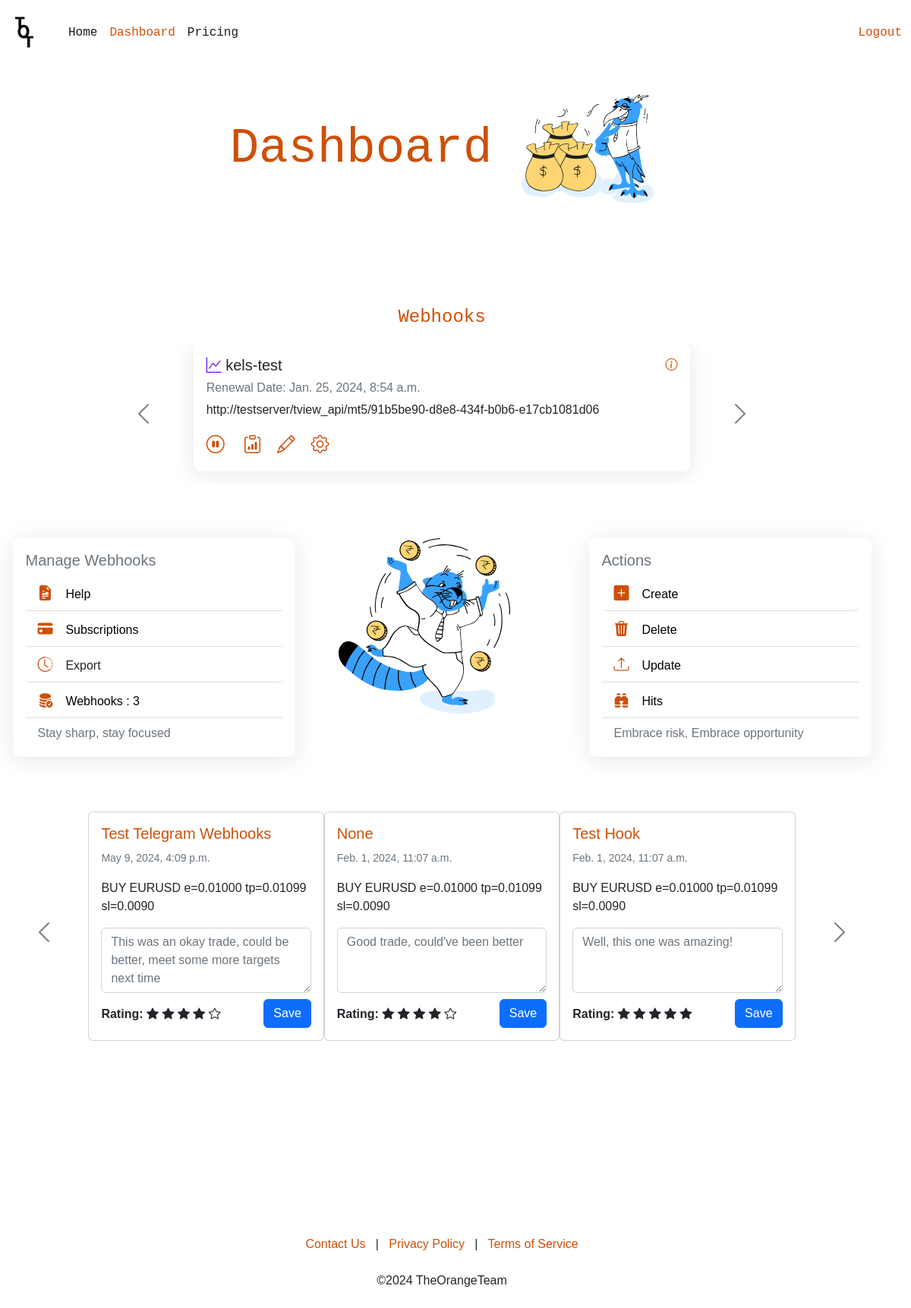
/dashboard/ (signed in), run on an earlier commit of the app's database.
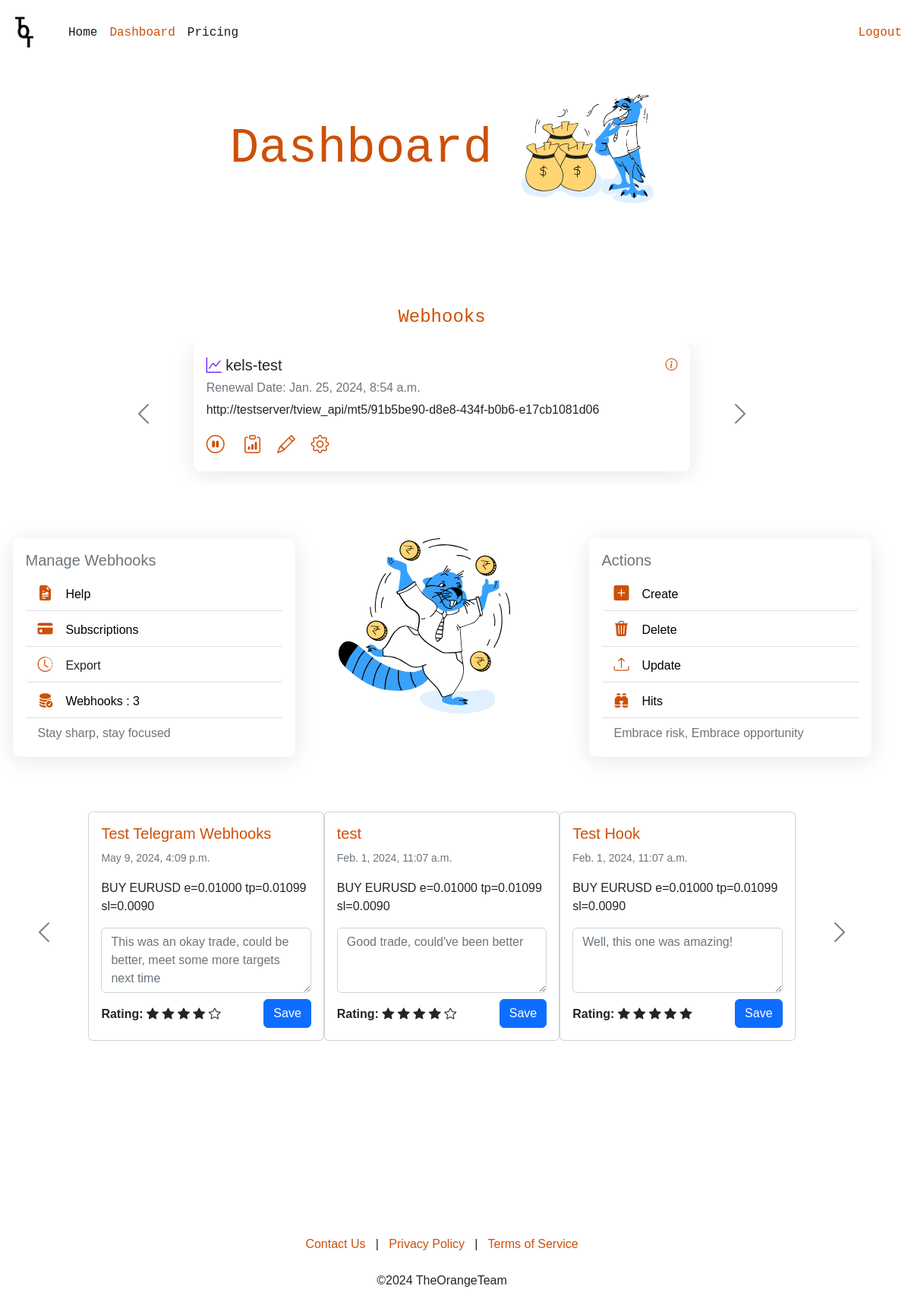
And on a later commit of the database.
### signal_api/models.py (models this page shows)
class Order(models.Model):
    is_active = models.BooleanField()
    user = models.ForeignKey(User, on_delete=models.CASCADE, null=True)
    literal_webhook_id = models.UUIDField(null=True, blank=True)
    webhook_name = models.CharField(max_length=30, null=True, blank=True)
    entry = models.FloatField()
    magic = models.IntegerField(null=True, blank=True)
    tt = models.IntegerField(null=True, blank=True)
    td = models.IntegerField(null=True, blank=True)
    ts = models.IntegerField(null=True, blank=True)
    trailing_type = models.IntegerField(null=True, blank=True) # -1 for percent, 1 for points
    sl = models.FloatField()
    side = models.CharField(max_length=5)
    quantity = models.FloatField()
    q_type = models.IntegerField(null=True, blank=True) # -1 for percent, 1 for qty
    ticker = models.CharField(max_length=10, null=True, blank=True)
    img_url = models.CharField(max_length=100, null=True, blank=True)
    date_created = models.DateTimeField(auto_now_add=True, blank=True, null=True)
    alert_text = models.CharField(max_length=5000, null=True, blank=True)
    trader_notes = models.CharField(max_length=5000, null=True, blank=True)
    rating = models.FloatField(default=0.0)

### app/views.py (the view)
# urls.py: path('dashboard/', dashboard, name="dashboard"),
@login_required
def dashboard(request):
    discord_list = Discord_Webhook.objects.filter(user=request.user).prefetch_related("discordchat_set").all()
    telegram_list = Telegram_Webhook.objects.filter(user=request.user).prefetch_related("telegramchat_set").all()
    mt5_list = MT5_Webhook.objects.filter(user=request.user).all()
    orders = Order.objects.filter(user=request.user).order_by("-id").prefetch_related("takeprofit_set").all()[:100]
    webhooks = list(mt5_list) + list(discord_list) + list(telegram_list)
    print(orders)
    context = {
        "webhooks": webhooks,
        "orders": orders,
        "range":range(20),
        "telegram_form": Telegram_Webhook_Form(),
        "discord_form": Discord_Webhook_Form(),
        "mt5_form": MT5_Webhook_Form(),
        "customer_portal": "https://stiletto.lemonsqueezy.com/billing",
        "discord_checkout": checkout(request.user.id, "e323c57d-b490-4d15-96fb-00b0ccc1a91c"),
        "telegram_checkout": checkout(request.user.id, "86a9f6d7-1541-48c9-994a-5c65af3f9c0f"),
        "mt5_checkout": checkout(request.user.id, "380c7a5a-cab6-445c-af52-733410b62e4c")
    }
    return render(request, "app/dashboard.html", context)

### app/templatetags/custom_filters.py (called while the page is built)
@register.filter
def star_rating(value):
    filled_stars = min(int(value), 5)
    empty_stars = max(0, 5 - int(value))
    stars = ['filled'] * filled_stars + ['empty'] * empty_stars
    return stars

@register.filter
def for_three_loop(lst):
    return [lst[i:i+3] for i in range(0, len(lst), 3)]

### app/templates/app/dashboard.html (shortened to what the changed rows need)
{% load static %}
{% load custom_filters %}
<!doctype html>
<html lang="en">
  <head>
    <link href="https://cdn.jsdelivr.net/npm/bootstrap@5.2.3/dist/css/bootstrap.min.css" rel="stylesheet"
>
    <link rel="stylesheet" href="https://cdn.jsdelivr.net/npm/bootstrap-icons@1.11.3/font/bootstrap-icons.min.css">
    <link rel="stylesheet" href="{% static 'app/css/style.css' %}">
  </head>
<body style="font-family: Arial, Helvetica, sans-serif;">
    <br><br><br><br>
<br><br><br><br>
<br><br>
{% if orders %}
<section>
    <br>
    <div>
        <div id="carouselExampleAutoplaying1" class="carousel carousel-dark slide mx-auto" data-bs-ride="carousel">
            <div class="carousel-inner">
              {% for chunk in orders|for_three_loop %}
              {% if forloop.first %}
              <div class="carousel-item active">
              {% else %}
              <div class="carousel-item">
              {% endif %}
                <div class="d-flex justify-content-around mx-auto" style="width: 80%;">
                  {% for order in chunk %}
                  <div class="card mb-3" style="width: 20rem;">
                    <div class="card-body">
                      <h5 class="card-title" style="color: #cd5008;">{{order.webhook_name}}</h5>
                      <p class="card-text"><small class="text-muted">{{order.date_created}}</small></p>
                      <p class="card-text">{{order.alert_text}}</p>
                      <textarea class="form-control" rows="3" placeholder="{{order.trader_notes}}"></textarea>
                      <div class="d-flex justify-content-between mt-2">
                        <div class="text mt-2"><strong>Rating:</strong>
                          {% for star in order.rating|star_rating %}
                            {% if star == 'filled' %}
                            <span class="bi-star-fill" onclick="toggleStar(this)"></span>
                            {% else %}
                              <span class="bi-star" onclick="toggleStar(this)"></span>
                            {% endif %}
                          {% endfor %}
                        </div>
                        <div>
                          <button type="button" class="btn btn-primary" onclick="submitNote(this, `{% url 'note_api_endpoint' %}`, '{{order.pk}}', '{{csrf_token}}')">Save</button>
                        </div>
                      </div>
                    </div>
                  </div>
                  {% endfor %}
                </div>
              </div>
              {% endfor %}
            </div>
          </div>
    </div>
</section>
{% endif %}
<br><br><br><br>
   <br><br><br><br><br><br>
   <br><br>
</body>
</html>

What changed in the data, as far as the page shows it:
changed Order "Good trade, could've been better": webhook_name "None" → "test"
